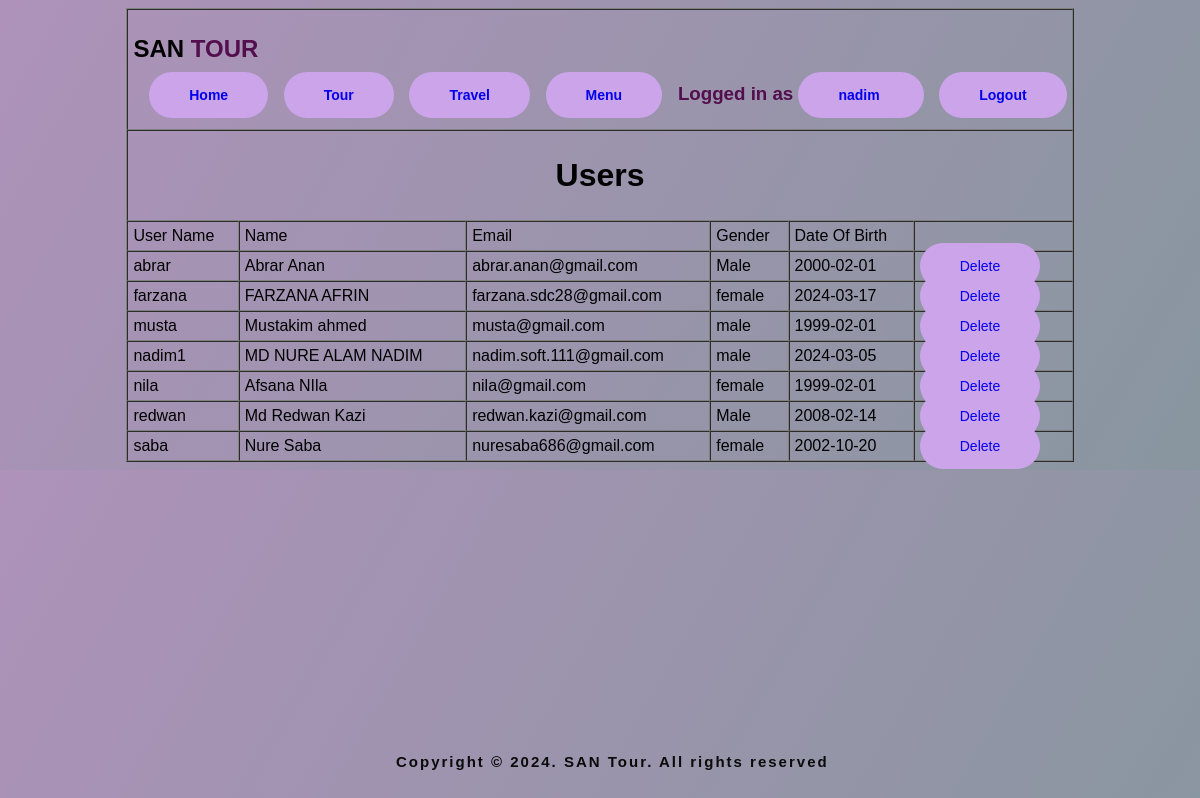
The app's page /view/usermanagement.php (signed in) with its own data.
### tables this page shows
CREATE TABLE `user` (
  `username` varchar(100) NOT NULL,
  `Name` varchar(100) NOT NULL,
  `Email` varchar(100) NOT NULL,
  `Gender` varchar(10) NOT NULL,
  `DOB` date NOT NULL
);

### model/userModel.php (called while the page is built, shortened)
<?php
function getUser($role)
{
    $con = dbConnection();
    $sql = "SELECT user.*
            FROM user
            JOIN login ON user.username = login.username
            WHERE login.role = '{$role}'";
    $result = mysqli_query($con, $sql);
    $users = [];
    while ($row = mysqli_fetch_assoc($result)) {
        array_push($users, $row);
    }
    return $users;
}

### view/usermanagement.php (the view, shortened to what this page needs)
<?php
require_once('../model/userModel.php');
$username = $_COOKIE['username'];
$role = getRole($username);
$users = getUser('user');
?>
<!DOCTYPE html>
<html lang="en">
<head>
    <link rel="stylesheet" href="../css/styleHome1.css">
</head>
<body>
    <form method="post" action="" enctype="">
        <table border="1" align="center" cellpadding="5" cellspacing="0" width="80%">
            <tr>
                <th colspan="6">
                    <h2 align="left">SAN <span> TOUR</span> </h2>
                    <h3>
                        <a href="home1.php" class="btn">Home</a>&nbsp;&nbsp;
                        <a href="tour.php" class="btn">Tour</a>&nbsp;&nbsp;
                        <a href="travel.php" class="btn">Travel</a>&nbsp;&nbsp;
                        <?php if ($role == 'user') { ?>
                            <a href="dashboard.php" class="btn">
                            <?php } elseif ($role == 'host') { ?>
                                <a href="hostdashboard.php" class="btn">
                                <?php } else { ?>
                                    <a href="admindashboard.php" class="btn">
                                    <?php } ?> Menu</a>
                                    <span style="float: right">
                                        <?php
                                        if (!isset($_COOKIE['flag'])) {
                                        ?>
                                            <a href="login.php" class="btn">Login</a>&nbsp;&nbsp;
                                            <a href="registration.php" class="btn">Signup</a>
                                        <?php } else { ?>
                                            Logged in as <a href="../view/viewprofile.php" class="btn"> <?php echo $username; ?> </a>&nbsp;&nbsp;
                                            <a href="../controller/logoutCheck.php" class="btn">Logout</a>
                                        <?php } ?>
                                    </span>
                    </h3>
                </th>
            </tr>
            <tr>
                <td colspan="8" align="center">
                    <h1>Users</h1>
                </td>
            </tr>
            <tr>
                <td>User Name</td>
                <td>Name</td>
                <td>Email</td>
                <td>Gender</td>
                <td>Date Of Birth</td>
                <td></td>
            </tr>
            <?php for ($i = 0; $i < count($users); $i++) { ?>
                <tr>
                    <td><?php echo $users[$i]['username']; ?></td>
                    <td><?php echo $users[$i]['Name']; ?></td>
                    <td><?php echo $users[$i]['Email']; ?></td>
                    <td><?php echo $users[$i]['Gender']; ?></td>
                    <td><?php echo $users[$i]['DOB']; ?></td>
                    <td>
                        <a href="../controller/deleteuser.php?deleteusername=<?php echo $users[$i]['username']; ?>" class="btn">
                            Delete
                        </a>
                    </td>
                <?php } ?>
                </tr>
                <div class="ht">
                    Copyright © 2024. SAN Tour. All rights reserved
                </div>
        </table>
    </form>
</body>
</html>

### CSS/styleHome1.css (style rules this page uses)
* { box-sizing: border-box; font-family: "Poppins", sans-serif; }
body { background: linear-gradient(120deg, #ae92ba, #88969f); height: auto; }
span { color: #520e4d; }
.btn { text-decoration: none; background-color: #cca4ea; padding: 15px 40px; font-size: 14px; border-radius: 30px; }
.ht { position: absolute; left: 33%; bottom: 30px; color: #0b0a0a; font-size: 15px; font-weight: 700; letter-spacing: 2px; }

### records on screen
user: username "abrar", Name "Abrar Anan", Email "abrar.anan@gmail.com", Gender "Male", DOB "2000-02-01"
user: username "farzana", Name "FARZANA AFRIN", Email "farzana.sdc28@gmail.com", Gender "female", DOB "2024-03-17"
user: username "musta", Name "Mustakim ahmed", Email "musta@gmail.com", Gender "male", DOB "1999-02-01"
user: username "nadim1", Name "MD NURE ALAM NADIM", Email "nadim.soft.111@gmail.com", Gender "male", DOB "2024-03-05"
user: username "nila", Name "Afsana NIla", Email "nila@gmail.com", Gender "female", DOB "1999-02-01"
user: username "redwan", Name "Md Redwan Kazi", Email "redwan.kazi@gmail.com", Gender "Male", DOB "2008-02-14"
user: username "saba", Name "Nure Saba", Email "nuresaba686@gmail.com", Gender "female", DOB "2002-10-20"

### other values on screen
$username "nadim"
